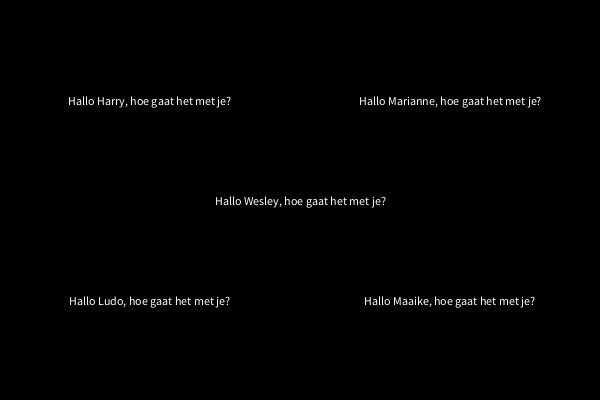
Frame 1 (no input)
Frame 60 (the mouse pressed at the canvas centre just before this capture): identical to frame 1, image omitted
Frame 120 (the mouse held since frame 60 and released just before this capture): identical to frame 1, image omitted

The Processing sketch that drew this single still picture (run headless with seeded random() and noise(); from frame 60 on, the mouse is pressed at the canvas centre):

// Processing sketch: Oefenopgave_4_2
// ── Oefenopgave_4_2.pde
/* oefenopgave_4_2
Author: Wesley Bouchard
Student number: 575976 
Date: 11-02-2019 */

int BLACK = #000000;

void setup() {
  size(600,400);
  background(BLACK);
  int kwartCenterX = width/4;
  int kwartCenterY = height/4;
  printRegel("Harry", kwartCenterX, kwartCenterY);
  printRegel("Marianne", kwartCenterX * 3, kwartCenterY);
  printRegel("Ludo", kwartCenterX, kwartCenterY * 3);
  printRegel("Maaike", kwartCenterX * 3, kwartCenterY * 3);
  printRegel("Wesley", width/2, height/2);
}

void draw() {
}

void printRegel(String naam, int posX, int posY) {
  textAlign(CENTER,CENTER);
  text("Hallo " + naam + ", hoe gaat het met je?", posX, posY);
}
